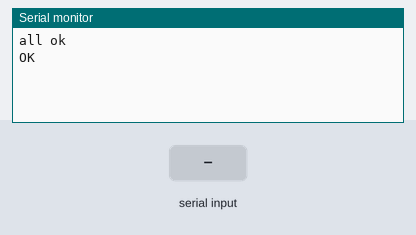
Bench run of a sketch on a simulated Arduino Uno, built with avr-gcc and run on an emulated ATmega328P. Parts: the last lines printed to the serial monitor. The inputs (shaded band) are chosen by the test bench. The modem accepts every AT command (registered, SIM ready, sends succeed) and sends nothing else.

Above: at 1.2 s.
1.3 s: "1" received over the second serial link
At 2.3 s:
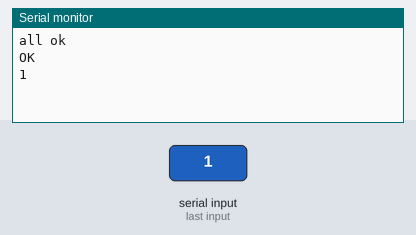
2.8 s: "0" received over the second serial link
At 3.5 s:
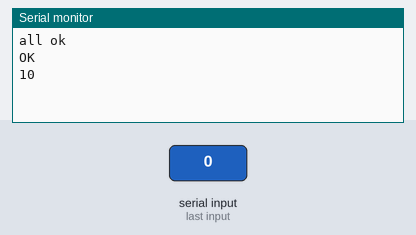

The sketch:

debug.ino
```cpp
#include <SoftwareSerial.h>

SoftwareSerial SIM868(8, 7); //RX, TX
void setup() {
  // put your setup code here, to run once:
  Serial.begin(9600);
  SIM868.begin(9600);
  Serial.println("all ok ");
  SIM868.println("AT");

}

void loop() {
  // put your main code here, to run repeatedly:
  updateSerial();

}

void updateSerial()
{
  while (Serial.available())
  {
    SIM868.write(Serial.read());//Forward what Serial received to Software Serial Port
  }
  while(SIM868.available())
  {
    Serial.write(SIM868.read());//Forward what Software Serial received to Serial Port
  }
}
```

Measured:
- after the input at 1.3 s, the serial monitor: prints a new line at once (image 1)
- after the input at 2.8 s, the serial monitor: prints a new line at once (image 2)
